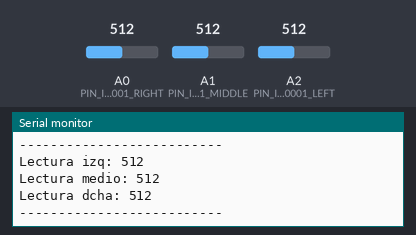
Bench run of a sketch on a simulated Arduino Uno, built with avr-gcc and run on an emulated ATmega328P. On the bench: the last lines printed to the serial monitor. The test bench sets the inputs (shaded band); at power-on: A0 (PIN_ITR20001_RIGHT) = 512, A1 (PIN_ITR20001_MIDDLE) = 512, A2 (PIN_ITR20001_LEFT) = 512.

Above: at 1.8 s.
1.9 s: A0 (PIN_ITR20001_RIGHT) set to 716
At 2.9 s:
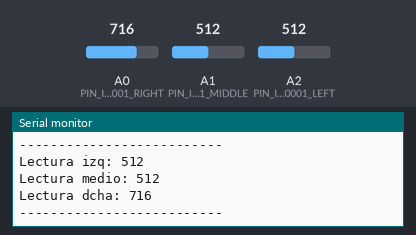
3.4 s: A1 (PIN_ITR20001_MIDDLE) set to 716
At 4.7 s:
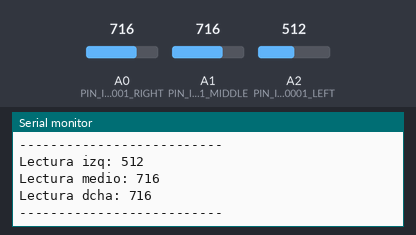
4.9 s: A2 (PIN_ITR20001_LEFT) set to 716
6.4 s: A0 (PIN_ITR20001_RIGHT) set to 900
At 7.6 s:
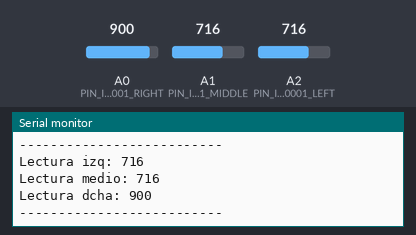
7.9 s: A1 (PIN_ITR20001_MIDDLE) set to 900
At 9.0 s:
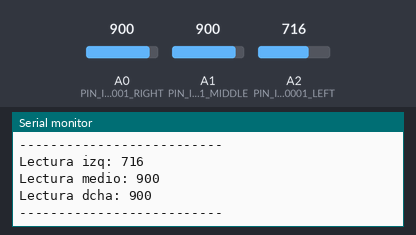
9.4 s: A2 (PIN_ITR20001_LEFT) set to 900
Timing chart, 0 to 11.9 s (numbered marks = the images above; inputs shaded):
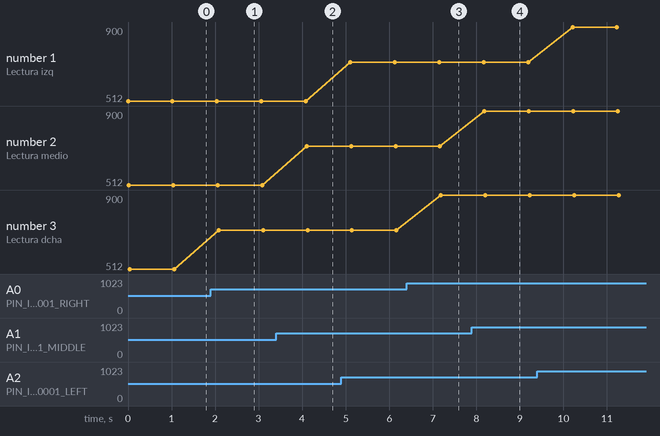

Measured:
- after the input at 1.9 s, the serial monitor: prints a new line after 0.18 s (image 1)
- after the input at 3.4 s, the serial monitor: prints a new line after 0.70 s (image 2)
- after the input at 6.4 s, the serial monitor: prints a new line after 0.79 s (image 3)
- after the input at 7.9 s, the serial monitor: prints a new line after 0.29 s (image 4)
- plotted number 3: 512 → 716 after the input at 1.9 s, 716 → 900 after the input at 6.4 s

The sketch:

pruebaLuminosidad.ino
```cpp
#define PIN_ITR20001_LEFT   A2
#define PIN_ITR20001_MIDDLE A1
#define PIN_ITR20001_RIGHT  A0

int l = 0, r = 0, m = 0;

void setup() {
  Serial.begin(9600);
  pinMode(PIN_ITR20001_LEFT, INPUT);
  pinMode(PIN_ITR20001_MIDDLE, INPUT);
  pinMode(PIN_ITR20001_RIGHT, INPUT);
}

void loop() {
  // put your main code here, to run repeatedly:
  l = analogRead(PIN_ITR20001_LEFT);
  m = analogRead(PIN_ITR20001_MIDDLE);
  r = analogRead(PIN_ITR20001_RIGHT);
  Serial.print("Lectura izq: ");
  Serial.println(l);
  Serial.print("Lectura medio: ");
  Serial.println(m);
  Serial.print("Lectura dcha: ");
  Serial.println(r);
  Serial.println("--------------------------");
  delay(1000);
}
```
